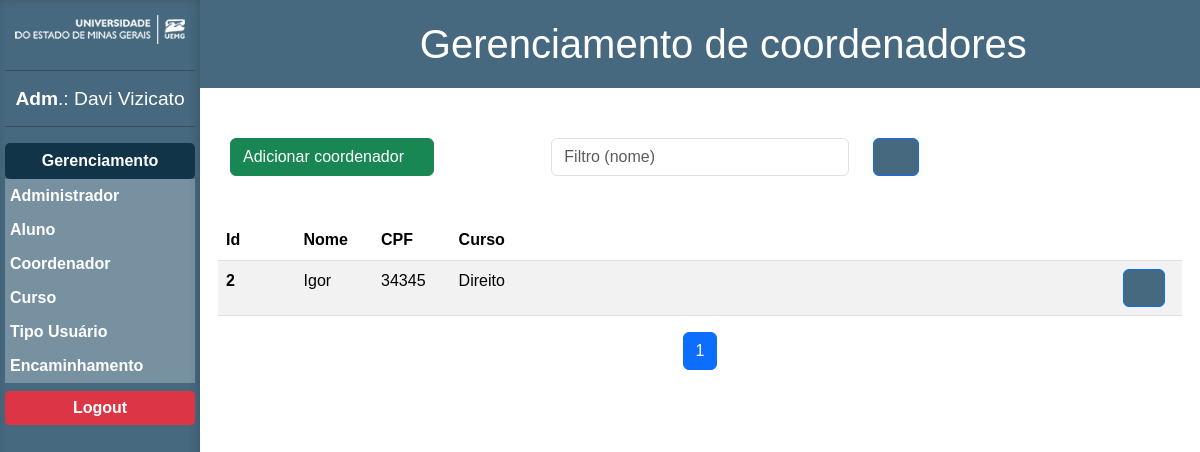
Page /Site/gerenciamento_coordenador.php (signed in) on the committed database.
### tables this page shows
CREATE TABLE `coordenador` (
  `idcrd` int(10) UNSIGNED NOT NULL,
  `nome_crd` varchar(50) NOT NULL,
  `cpf_crd` varchar(20) NOT NULL,
  `senha_crd` varchar(255) NOT NULL,
  `status_crd` int(11) NOT NULL,
  `masp_crd` int(11) NOT NULL,
  `curso_idcur` int(11) NOT NULL,
  `tp_u_idtpu` int(11) NOT NULL,
  `telefone_crd` varchar(15) DEFAULT NULL
);

CREATE TABLE `curso` (
  `idcur` int(11) NOT NULL,
  `nome_cur` varchar(24) NOT NULL
);

### Site/gerenciamento_coordenador.php (the view, shortened to what this page needs)
<?php
$filtro = isset($_GET['filtro']) ? trim($_GET['filtro']) : "";
if ($filtro === "") {
    $filtro = null;
}
$page = isset($_GET['page']) ? (int)$_GET['page'] : 1;
$records_per_page = 10;
$offset = ($page - 1) * $records_per_page;
$pdo = new PDO('mysql:host=localhost;dbname=sistema_solicitacoes_uemg', 'root', '', array(PDO::MYSQL_ATTR_INIT_COMMAND => "SET NAMES utf8"));
$where = isset($filtro) ? "WHERE LOWER(c.nome_crd) LIKE '%" . mb_strtolower($filtro) . "%'" : "";
$total_sql = $pdo->prepare("SELECT COUNT(*) FROM coordenador c LEFT JOIN curso cr ON c.curso_idcur = cr.idcur {$where}");
$total_sql->execute();
$total_records = $total_sql->fetchColumn();
$total_pages = ceil($total_records / $records_per_page);
$sql = $pdo->prepare("SELECT c.*, cr.nome_cur FROM coordenador c
LEFT JOIN curso cr ON c.curso_idcur = cr.idcur
{$where}
ORDER BY c.nome_crd
LIMIT :limit OFFSET :offset");
$sql->bindValue(':limit', $records_per_page, PDO::PARAM_INT);
$sql->bindValue(':offset', $offset, PDO::PARAM_INT);
$sql->execute();
$res = $sql->fetchAll(PDO::FETCH_ASSOC);
?>
<!DOCTYPE html>
<html lang="pt-BR">
<head>
    <link href="https://cdn.jsdelivr.net/npm/bootstrap@5.3.3/dist/css/bootstrap.min.css" rel="stylesheet">
    <link rel="stylesheet" href="Estilos/estilo_gerenciamento.css">
</head>
<body>
    <?php include_once("sidebar.php");?>
        <div class="right-content">
            <header>
                <button id="botao-menu"><i class="fa-solid fa-bars"></i></button>
                <h1 id="h1-header">Gerenciamento de coordenadores</h1>
            </header>
            <main class="container">
                <form class="form-horizontal" action="gerenciamento_coordenador.php" method="get">
                    <div class="row">
                        <div class="col">
                            <button type="button" class="btn btn-success" data-bs-toggle="modal" data-bs-target="#modal-adicionar" title="Adicionar coordenador" >Adicionar coordenador<i class="fa-solid fa-graduation-cap" style="margin-left: 5px;"></i></button>
                        </div>
                        <div class="col">
                            <div class="controls">
                                <input size="20" class="form-control" name="filtro" type="text" placeholder="Filtro (nome)" value="<?= $filtro ?? "" ?>">
                            </div>
                        </div>
                        <div class="col">
                            <button type="submit" class="btn btn-primary" title="Filtrar" style="background-color: #46697F;"><i class="fa-solid fa-magnifying-glass" style="color: #FFF; width: 20px; height: 20px;"></i></button>
                        </div>
                    </div>
                    <br/>
                </form>
                <div class="table-wrapper">
                    <div class="row table-responsive">
                    <table class="table table-striped " >
                            <thead>
                                <tr>
                                <th scope="col" style="width: 7%;">Id</th>
                                <th scope="col" style="width: 7%;">Nome</th>
                                <th scope="col" style="width: 7%;">CPF</th>
                                <th scope="col" style="width: 60%;">Curso</th>
                                <th scope="col" style="width: 6%;"></th>
                                </tr>
                            </thead>
                            <tbody>
                                <?php
                                foreach ($res as $key => $value) {
                                    echo '<tr>';
                                    echo '<th scope="row">' . $value['idcrd'] . '</th>';
                                    echo '<td>' . $value['nome_crd'] . '</td>';
                                    echo '<td>' . $value['cpf_crd'] . '</td>';
                                    echo '<td>' . $value['nome_cur'] . '</td>';
                                    echo '<td width=250>';
                                    echo '<button type="button" class="btn btn-primary" data-bs-toggle="modal" data-bs-target="#modal-atualizar" title="Atualizar '. $value['nome_crd'] .'" data-id="' . $value['idcrd'] . '" data-nome="' . $value['nome_crd'] . '" data-cpf="' . $value['cpf_crd'] . '" data-senha="' . $value['senha_crd'] . '" data-status="' . $value['status_crd'] . '" data-masp="' . $value['masp_crd'] . '" data-curso="' . $value['curso_idcur'] . '" data-celular="'.$value['telefone_crd'].'"  style="background-color: #46697F; width: 42px; height: 38px;"><i class="fa-solid fa-pen" style="color: #FFF;"></i> </button>';
                                    echo '</td>';
                                    echo '</tr>';
                                }
                                ?>
                            </tbody>
                        </table>
                    </div>
                </div>
                <nav aria-label="Page navigation">
                    <ul class="pagination justify-content-center">
                        <?php
                        for ($i = 1; $i <= $total_pages; $i++) {
                            $active = ($i == $page) ? 'active' : '';
                            echo '<li class="page-item '.$active.'"><a class="page-link" href="?page='.$i.'&filtro='.$filtro.'">'.$i.'</a></li>';
                        }
                        ?>
                    </ul>
                </nav>
            </main>
        </div>
</body>
</html>

### Site/Estilos/estilo_gerenciamento.css (style rules this page uses)
* { margin: 0px; padding: 0px; font-family: Arial, Helvetica, sans-serif; }
:root { --azul-principal: #46697F; --azul-fundo: #4f758f40; }
html, body { overflow-x: hidden; height: 100%; }
body { display: flex; }
.container { padding: 0px 30px; }
form { margin-bottom: 20px; }
.right-content { width: 100%; right: 0; top: 0; }

### Site/sidebar.php (style rules this page uses)
a { text-decoration: none; }

### rows in the picture
coordenador: idcrd "2", nome_crd "Igor", cpf_crd "34345", curso_idcur.nome_cur "Direito"

### other values in the picture
$_SESSION['nome-usuario'] "Davi Vizicato"
